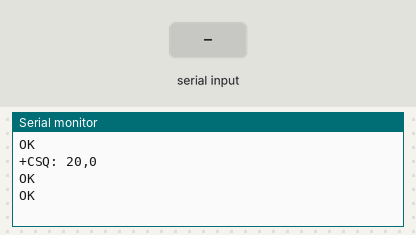
Simulated run of this sketch. Board: ESP32. On the bench: the last lines printed to the serial monitor. The inputs (shaded band) are chosen by the test bench. The modem accepts every AT command (registered, SIM ready, sends succeed) and sends nothing else.

Above: at 1.2 s.
1.3 s: "1" received over the second serial link
At 2.6 s:
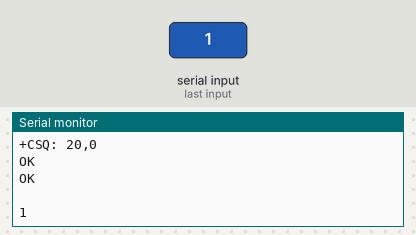
2.8 s: "0" received over the second serial link
At 5.0 s:
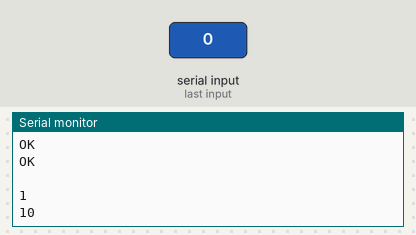

Measured:
- after the input at 1.3 s, the serial monitor: prints a new line after 0.71 s (image 1)
- after the input at 2.8 s, the serial monitor: prints a new line after 1.2 s (image 2)

The sketch:

Hack-Rack.ino
```cpp
#include "sys_config.h"
#include <Adafruit_GFX.h>
#include <Adafruit_ST7735.h>
#include <SPI.h>
#include "sys_init.h"
#include "pcf8574.h"
#include "rx_tx_bus.h"
#include "gps.h"
#include "gsm.h"
#include "nrf_node.h"

const uint8_t address[] = "node0";

void setup() {
  sysInit();
  sysDisplayInfo();
  gsmIsReady();
  gsmStopCommandEcho();
  gsmGetSIMStatus();
  gsmGetSignalStrength();
  gsmEnableFlightMode();

  initNRFNodes(RF24_PA_MAX, 4);
  setNRFNetwork(address);
}

void loop() {
  gpsRead();
  float payload = 0.0f;
  broadcastNRFData(&payload, sizeof(payload));
  delay(2000);
}
```

gps.cpp
```cpp
#include "gps.h"

// static char gps_rx_buffer[GPS_RX_BUFFER_SIZE];
static uint8_t nmeaFieldCounter = 0;
static uint8_t arrayIdx = 0;
static bool isNMEAString = false;
static uint8_t parityCheck = 0x00;

struct GPSAttributes {
  char nmeaIdf[6];
  char latitude[15];
  char longitude[15];
};

static GPSAttributes gpsAttr;

void gpsWrite(const char* command) {
  busSelect(GPS_BUS);
  Serial2.println(command);
  Serial2.flush();
  busControl(BUS_DISABLE);
}

void ingestGPSBytes(char byte) {
  if (byte == '$') {
    memset(gpsAttr.nmeaIdf, 0, sizeof(gpsAttr.nmeaIdf));
    memset(gpsAttr.latitude, 0, sizeof(gpsAttr.latitude));
    memset(gpsAttr.longitude, 0, sizeof(gpsAttr.longitude));
    nmeaFieldCounter = 0;
    arrayIdx = 0;
    isNMEAString = false;
    return;
  }
  if (byte == ',') {
    nmeaFieldCounter++;
    arrayIdx = 0;
    return;
  }
  if (nmeaFieldCounter == 0) {
    gpsAttr.nmeaIdf[arrayIdx++] = byte;
    gpsAttr.nmeaIdf[arrayIdx] = '\0';
    if (arrayIdx == 5 && strstr(gpsAttr.nmeaIdf, "GPRMC") != NULL) {
      isNMEAString = true;
    }
    return;
  }
  if (nmeaFieldCounter == 3 && isNMEAString == true) {
    gpsAttr.latitude[arrayIdx] = byte;
    arrayIdx++;
    gpsAttr.latitude[arrayIdx] = '\0';
    if (arrayIdx == sizeof(gpsAttr.latitude)) {
      arrayIdx = 0;
    }
    return;
  }
  if (nmeaFieldCounter == 5 && isNMEAString == true) {
    gpsAttr.longitude[arrayIdx] = byte;
    arrayIdx++;
    gpsAttr.longitude[arrayIdx] = '\0';
    if (arrayIdx == sizeof(gpsAttr.longitude)) {
      arrayIdx = 0;
    }
    return;
  }
}

void gpsRead() {
  busSelect(GPS_BUS);
  busControl(BUS_ENABLE);

  while (Serial2.available()) {
    ingestGPSBytes(Serial2.read());
  }
  Serial.print(gpsAttr.nmeaIdf);
  Serial.print(" ");
  Serial.print(gpsAttr.latitude);
  Serial.print(" ");
  Serial.println(gpsAttr.longitude);
}
```

gps.h
```cpp
#ifndef GPS_h_
#define GPS_h_

#include <Arduino.h>
#include "sys_init.h"
#include "rx_tx_bus.h"

// #define GPS_RX_BUFFER_SIZE  128

#define GPS_BUS             BUS_01_SELECT
#define GPS_TIMEOUT         2000

void gpsWrite(const char* command);
void ingestGPSBytes(char byte);
void gpsRead();

#endif
```

gsm.cpp
```cpp
#include "gsm.h"

static char gsm_rx_buffer[GSM_RX_BUFFER_SIZE];

int8_t gsmWrite(const char* command) {
  uint8_t tempIndex = 0;

  busSelect(GSM_BUS);
  busControl(BUS_ENABLE);
  memset(gsm_rx_buffer, 0, GSM_RX_BUFFER_SIZE);
  //Clear RX buffer after selecting the bus
  while (Serial2.available()) {
    Serial2.read();
  }

  Serial2.println(command);
  unsigned long timeStart = millis();

  while (millis() - timeStart < GSM_CMD_TIMEOUT) {
    while (Serial2.available()) {
      if (tempIndex >= (GSM_RX_BUFFER_SIZE - 1)) {
        busControl(BUS_DISABLE);
        sysLogger(ERR, "GSM exceeded buffer");
        return -1;
      }
      gsm_rx_buffer[tempIndex] = Serial2.read();
      tempIndex++;
      gsm_rx_buffer[tempIndex] = '\0';
    }

    if (tempIndex > 0 && (strstr(gsm_rx_buffer, "OK\r\n") != NULL || strstr(gsm_rx_buffer, "ERROR\r\n") != NULL)) {
      break;
    }
    delay(1);
  }
  busControl(BUS_DISABLE);
  if (tempIndex == 0) {
    sysLogger(ERR, "GSM response timeout");
    return 0;
  }
  Serial.println(gsm_rx_buffer);
  Serial.flush();
  return 1;
}

bool gsmWriteAndValidateResponse(const char* command, const char* response) {
  gsmWrite(command);
  if (strstr(gsm_rx_buffer, response) != NULL) {
    sysLogger(INFO, "GSM response valid");
    return true;
  } else {
    sysLogger(ERR, "GSM response invalid");
    return false;
  };
}

void gsmRead() {
  busSelect(GSM_BUS);
  while (Serial2.available()) {
    Serial.write(Serial2.read());
  }
}

void gsmIsReady() {
  uint32_t timeStart = millis();
  while (millis() - timeStart < 10000) {
    sysLogger(INFO, "GSM initializing...");
    if (gsmWriteAndValidateResponse("AT", "OK\r\n") > 0) {
      sysLogger(INFO, "GSM module ready");
      return;
    } else {
      sysLogger(ERR, "GSM module failed");
    };
  }
  sysLogger(ERR, "GSM module timeout!");
}

void gsmStopCommandEcho() {
  sysLogger(INFO, "GSM echo stopped");
  gsmWrite("ATE0");
}

void gsmDisable() {
  sysLogger(INFO, "GSM disable radio");
  gsmWrite(GSM_TURN_OFF_CELL);
}

void gsmEnableRadio() {
  sysLogger(INFO, "GSM enable radio");
  gsmWrite(GSM_TURN_ON_RF);
}

void gsmEnableFlightMode() {
  sysLogger(INFO, "GSM flight mode on");
  gsmWrite(GSM_TURN_OFF_RF);
}

void gsmGetSIMStatus() {
  sysLogger(INFO, "GSM sim status");
  gsmWrite(GSM_SIM_STATUS);
}

void gsmGetSignalStrength() {
  sysLogger(INFO, "GSM signal strength");
  gsmWrite(GSM_GET_SIGNAL_STRENGTH);
}
```

gsm.h
```cpp
#ifndef GSM_h_
#define GSM_h_

#include <Arduino.h>
#include "sys_init.h"
#include "rx_tx_bus.h"

#define GSM_BUS           BUS_00_SELECT
#define GSM_CMD_TIMEOUT   2000

#define GSM_RX_BUFFER_SIZE 128

#define GSM_TURN_OFF_CELL       "AT+CFUN=0"
#define GSM_TURN_ON_RF          "AT+CFUN=1"
#define GSM_TURN_OFF_RF         "AT+CFUN=4"
#define GSM_SIM_STATUS          "AT+CPIN?"
#define GSM_GET_SIGNAL_STRENGTH "AT+CSQ"

bool gsmWriteAndValidateResponse(const char* command, const char* response);
int8_t gsmWrite(const char* command);
void gsmRead();
void gsmIsReady();
void gsmStopCommandEcho();
void gsmGetSIMStatus();
void gsmGetSignalStrength();
void gsmDisable();
void gsmEnableRadio();
void gsmEnableFlightMode();

#endif
```

nrf_node.h
```cpp
#include <Arduino.h>
#include <SPI.h>
#include "RF24.h"
#include "sys_init.h"

#define NRF_01_CSN 33
#define NRF_02_CSN 32
#define NRF_03_CSN 5

#define NRF_03_CE 27
#define NRF_02_CE 26
#define NRF_01_CE 25

#define NRF_SCK 18
#define NRF_MISO 19
#define NRF_MOSI 23

#define NRF_TX_MODE 0  // NRF works as a transmitter
#define NRF_RX_MODE 1  // NRF works as a receiver
#define NRF_SP_MODE 2  // NRF works as a continuous carier transmitter (no modulation)

// extern SPIClass vspi;
extern RF24 radio_01;
extern RF24 radio_02;
extern RF24 radio_03;

bool initNRFNodes(uint8_t power);
bool initNRFNodes(uint8_t power, uint8_t payloadSize);
void setNRFNetwork(const uint8_t* address);
void setNRFNetwork(uint8_t pipe, const uint8_t* address);
bool broadcastNRFData(const void* dataBuffer, uint8_t length);
```

rx_tx_bus.h
```cpp
#ifndef RX_RX_BUS_h_
#define RX_RX_BUS_h_

#include <Arduino.h>
#include "pcf8574.h"

#define BUS_DISABLE   1
#define BUS_ENABLE    0
#define BUS_00_SELECT 0
#define BUS_01_SELECT 5
#define BUS_10_SELECT 6

void busControl(const uint8_t control);
void busSelect(const uint8_t bus);

#endif
```

sys_init.h
```cpp
#ifndef SYS_INIT_h_
#define SYS_INIT_h_

#include <Arduino.h>
#include "sys_config.h"
#include <Adafruit_ST7735.h>
#include <Adafruit_GFX.h>
#include <SPI.h>
#include "pcf8574.h"

extern SPIClass hspi;
extern Adafruit_ST7735 tft;

typedef enum {
  INFO = 0,
  WARN = 1,
  ERR = 2,
} LogType;

void sysInit();
void sysDisplayInfo();
void sysMessagePrint(uint16_t color, const char* message);
void sysLogFormatter(uint16_t color, const char* messageType, const char* message);
void sysLogger(LogType type, const char* message);

#endif
```

sys_config.h
```cpp
#ifndef SYS_CONFIG_h_
#define SYS_CONFIG_h_

#include <Arduino.h>

// Control pin definitions
#define TFT_CS 15
#define TFT_DC 4
#define TFT_RST 2

// HSPI Bus pin definitions
#define TFT_MISO 12
#define TFT_MOSI 13
#define TFT_SCLK 14

// Define Custom Colors (RGB565 format)
#define ST7735_BLACK 0x0000
#define ST7735_BLUE 0x001F
#define ST7735_RED 0xF800
#define ST7735_GREEN 0x07E0
#define ST7735_CYAN 0x07FF
#define ST7735_MAGENTA 0xF81F
#define ST7735_YELLOW 0xFFE0
#define ST7735_WHITE 0xFFFF

#define SDA_PIN 21
#define SCL_PIN 22

#define RX2 16
#define TX2 17

#define BACKLIT_PIN 7

#endif
```
